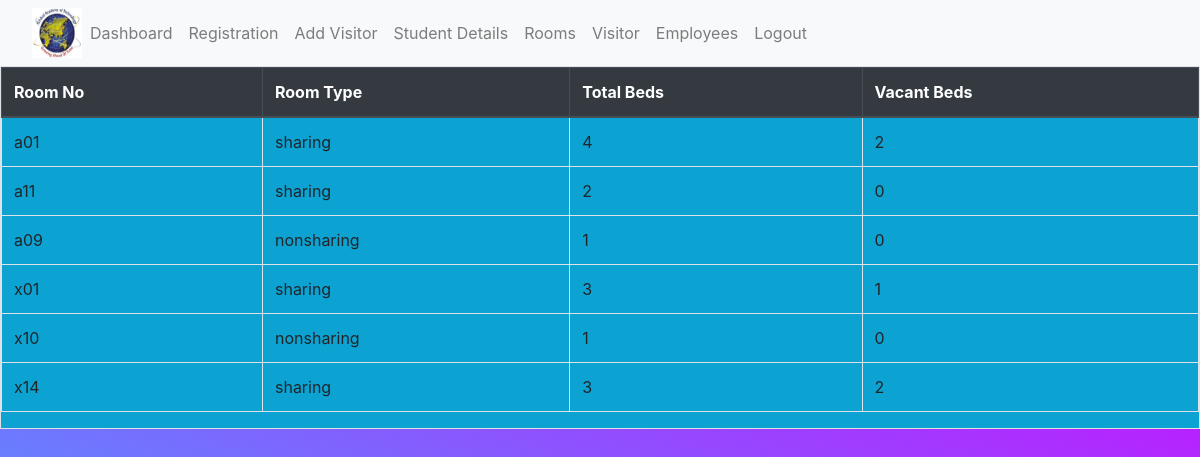
The page /rooms.php on the database its author committed.
### tables this page shows
CREATE TABLE IF NOT EXISTS `room` (
  `room_id` varchar(5) NOT NULL,
  `hostel_id` varchar(5) DEFAULT NULL,
  `room_type` varchar(10) DEFAULT NULL,
  `no_of_beds` int(20) DEFAULT NULL,
  `vacant_beds` int(20) DEFAULT NULL,
  PRIMARY KEY (`room_id`),
  KEY `hostel_id` (`hostel_id`)
);

### rooms.php (the view, shortened to what this page needs)
<?php
include "nav.php";
include "config.php";
?>
<!doctype html>
<html lang="en">
  <head>
    <link rel="stylesheet" href="view.css">
    <link rel="stylesheet" href="https://stackpath.bootstrapcdn.com/bootstrap/4.3.1/css/bootstrap.min.css">
  </head>
  <body>
    <div class="details">
    <form method="post" action="">
    <?php
      $sql="SELECT * FROM room";
      $result=$conn->query($sql);
    ?>
    <div class="table-inverse table-responsive table-bordered table-hover">
    <table class="table">
      <thead class="thead-dark">
        <tr>
          <th>Room No</th>
          <th>Room Type</th>
          <th>Total Beds</th>
          <th>Vacant Beds</th>
        </tr>
        </thead>
        <tbody>
        <?php
          while( $row= $result->fetch_assoc()){
            echo
            " <tr>
              <td>{$row ['room_id']}</td>
              <td>{$row ['room_type']}</td>
              <td>{$row ['no_of_beds']}</td>
              <td>{$row ['vacant_beds']}</td>
                </tr>\n";
          }
          ?>
        </tbody>
    </table>
    </div>
    </form>
    </div>
  </body>
</html>

### view.css (style rules this page uses)
body { background-color: #21D4FD; background-image: linear-gradient(19deg, #21D4FD 0%, #B721FF 100%); }
.details { position: relative; width: 100%; background: #0ca3d2; }
.table { width: 100%; }

### rows shown on the page
room: room_id "a01", room_type "sharing", no_of_beds "4", vacant_beds "2"
room: room_id "a11", room_type "sharing", no_of_beds "2", vacant_beds "0"
room: room_id "a09", room_type "nonsharing", no_of_beds "1", vacant_beds "0"
room: room_id "x01", room_type "sharing", no_of_beds "3", vacant_beds "1"
room: room_id "x10", room_type "nonsharing", no_of_beds "1", vacant_beds "0"
room: room_id "x14", room_type "sharing", no_of_beds "3", vacant_beds "2"
